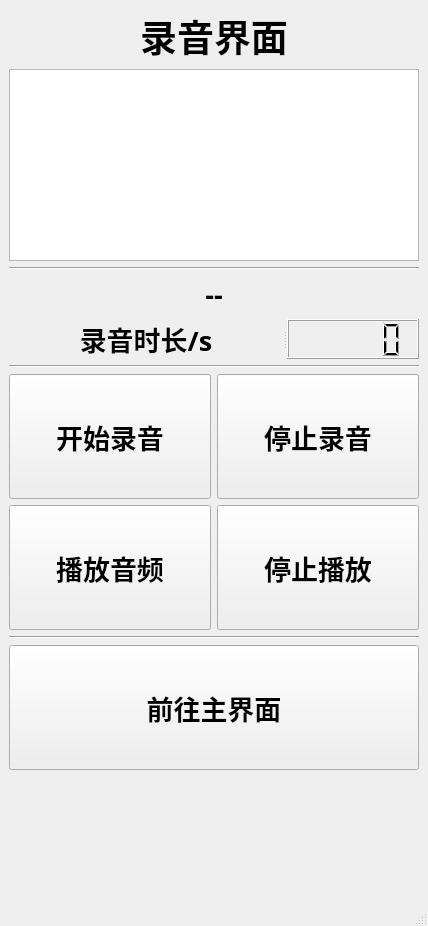
<?xml version="1.0" encoding="UTF-8"?>
<ui version="4.0">
 <class>RecoderAndPlayer</class>
 <widget class="QMainWindow" name="RecoderAndPlayer">
  <property name="geometry">
   <rect>
    <x>0</x>
    <y>0</y>
    <width>428</width>
    <height>926</height>
   </rect>
  </property>
  <property name="windowTitle">
   <string>MainWindow</string>
  </property>
  <widget class="QWidget" name="centralwidget">
   <layout class="QVBoxLayout" name="verticalLayout">
    <item>
     <widget class="QLabel" name="label1">
      <property name="font">
       <font>
        <family>微软雅黑</family>
        <pointsize>22</pointsize>
       </font>
      </property>
      <property name="text">
       <string>&lt;html&gt;&lt;head/&gt;&lt;body&gt;&lt;p align=&quot;center&quot;&gt;&lt;span style=&quot; font-size:28pt; font-weight:700;&quot;&gt;录音界面&lt;/span&gt;&lt;/p&gt;&lt;/body&gt;&lt;/html&gt;</string>
      </property>
     </widget>
    </item>
    <item>
     <widget class="QChartView" name="chartView"/>
    </item>
    <item>
     <widget class="Line" name="line_3">
      <property name="orientation">
       <enum>Qt::Horizontal</enum>
      </property>
     </widget>
    </item>
    <item>
     <widget class="QLabel" name="label_2">
      <property name="font">
       <font>
        <family>微软雅黑</family>
        <pointsize>20</pointsize>
        <bold>true</bold>
       </font>
      </property>
      <property name="text">
       <string>&lt;html&gt;&lt;head/&gt;&lt;body&gt;&lt;p align=&quot;center&quot;&gt;--&lt;/p&gt;&lt;/body&gt;&lt;/html&gt;</string>
      </property>
     </widget>
    </item>
    <item>
     <widget class="QSplitter" name="splitter">
      <property name="orientation">
       <enum>Qt::Horizontal</enum>
      </property>
      <widget class="QLabel" name="label">
       <property name="font">
        <font>
         <family>微软雅黑</family>
         <pointsize>20</pointsize>
         <bold>true</bold>
        </font>
       </property>
       <property name="text">
        <string>&lt;html&gt;&lt;head/&gt;&lt;body&gt;&lt;p align=&quot;center&quot;&gt;录音时长/s&lt;/p&gt;&lt;/body&gt;&lt;/html&gt;</string>
       </property>
      </widget>
      <widget class="QLCDNumber" name="lcdNumber">
       <property name="sizePolicy">
        <sizepolicy hsizetype="Minimum" vsizetype="MinimumExpanding">
         <horstretch>0</horstretch>
         <verstretch>0</verstretch>
        </sizepolicy>
       </property>
       <property name="font">
        <font>
         <family>微软雅黑</family>
         <pointsize>20</pointsize>
        </font>
       </property>
      </widget>
     </widget>
    </item>
    <item>
     <widget class="Line" name="line_2">
      <property name="orientation">
       <enum>Qt::Horizontal</enum>
      </property>
     </widget>
    </item>
    <item>
     <layout class="QHBoxLayout" name="horizontalLayout_3">
      <item>
       <widget class="QPushButton" name="RecRecordButton">
        <property name="sizePolicy">
         <sizepolicy hsizetype="Minimum" vsizetype="MinimumExpanding">
          <horstretch>0</horstretch>
          <verstretch>0</verstretch>
         </sizepolicy>
        </property>
        <property name="font">
         <font>
          <family>微软雅黑</family>
          <pointsize>20</pointsize>
          <bold>true</bold>
         </font>
        </property>
        <property name="text">
         <string>开始录音</string>
        </property>
       </widget>
      </item>
      <item>
       <widget class="QPushButton" name="RecStopButton">
        <property name="sizePolicy">
         <sizepolicy hsizetype="Minimum" vsizetype="MinimumExpanding">
          <horstretch>0</horstretch>
          <verstretch>0</verstretch>
         </sizepolicy>
        </property>
        <property name="font">
         <font>
          <family>微软雅黑</family>
          <pointsize>20</pointsize>
          <bold>true</bold>
         </font>
        </property>
        <property name="text">
         <string>停止录音</string>
        </property>
       </widget>
      </item>
     </layout>
    </item>
    <item>
     <layout class="QHBoxLayout" name="horizontalLayout">
      <item>
       <widget class="QPushButton" name="RecPlayerButton">
        <property name="sizePolicy">
         <sizepolicy hsizetype="Expanding" vsizetype="MinimumExpanding">
          <horstretch>0</horstretch>
          <verstretch>0</verstretch>
         </sizepolicy>
        </property>
        <property name="font">
         <font>
          <family>微软雅黑</family>
          <pointsize>20</pointsize>
          <bold>true</bold>
         </font>
        </property>
        <property name="text">
         <string>播放音频</string>
        </property>
       </widget>
      </item>
      <item>
       <widget class="QPushButton" name="RecSPlayerButton">
        <property name="sizePolicy">
         <sizepolicy hsizetype="Expanding" vsizetype="MinimumExpanding">
          <horstretch>0</horstretch>
          <verstretch>0</verstretch>
         </sizepolicy>
        </property>
        <property name="font">
         <font>
          <family>微软雅黑</family>
          <pointsize>20</pointsize>
          <bold>true</bold>
         </font>
        </property>
        <property name="text">
         <string>停止播放</string>
        </property>
       </widget>
      </item>
     </layout>
    </item>
    <item>
     <widget class="Line" name="line">
      <property name="orientation">
       <enum>Qt::Horizontal</enum>
      </property>
     </widget>
    </item>
    <item>
     <widget class="QPushButton" name="RecReturnButton">
      <property name="sizePolicy">
       <sizepolicy hsizetype="Minimum" vsizetype="MinimumExpanding">
        <horstretch>0</horstretch>
        <verstretch>0</verstretch>
       </sizepolicy>
      </property>
      <property name="font">
       <font>
        <family>微软雅黑</family>
        <pointsize>20</pointsize>
        <bold>true</bold>
       </font>
      </property>
      <property name="text">
       <string>前往主界面</string>
      </property>
     </widget>
    </item>
    <item>
     <spacer name="verticalSpacer">
      <property name="orientation">
       <enum>Qt::Vertical</enum>
      </property>
      <property name="sizeHint" stdset="0">
       <size>
        <width>20</width>
        <height>40</height>
       </size>
      </property>
     </spacer>
    </item>
   </layout>
  </widget>
  <widget class="QMenuBar" name="menubar">
   <property name="geometry">
    <rect>
     <x>0</x>
     <y>0</y>
     <width>428</width>
     <height>21</height>
    </rect>
   </property>
  </widget>
  <widget class="QStatusBar" name="statusbar"/>
 </widget>
 <customwidgets>
  <customwidget>
   <class>QChartView</class>
   <extends>QGraphicsView</extends>
   <header location="global">qchartview.h</header>
   <container>1</container>
  </customwidget>
 </customwidgets>
 <resources/>
 <connections/>
</ui>
